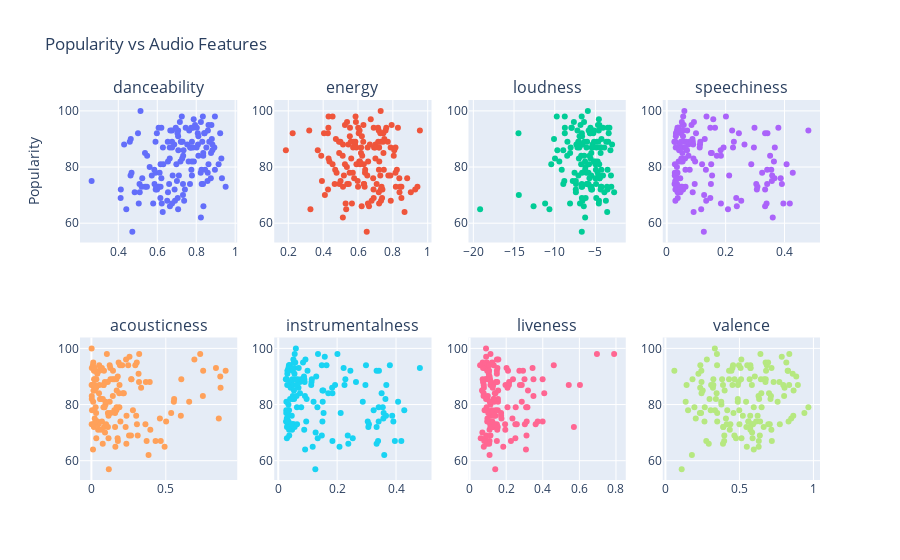

This figure's notebook cell:
### Code cell
# What makes a song popular? 
# scatterplots of popularity vs other features
temp1 = temp[['popularity', 'danceability',
       'energy', 'loudness', 'speechiness', 'acousticness',
       'instrumentalness', 'liveness', 'valence']]

fig = make_subplots(rows=2, cols=4, subplot_titles=('danceability',
       'energy', 'loudness', 'speechiness', 'acousticness',
       'instrumentalness', 'liveness', 'valence'))

fig.add_trace(
    go.Scatter(x=temp['danceability'], y=temp['popularity'], mode='markers'),
    row=1,
    col=1
)

fig.add_trace(
    go.Scatter(x=temp['energy'], y=temp['popularity'], mode='markers'),
    row=1,
    col=2
)

fig.add_trace(
    go.Scatter(x=temp['loudness'], y=temp['popularity'], mode='markers'),
    row=1,
    col=3
)

fig.add_trace(
    go.Scatter(x=temp['speechiness'], y=temp['popularity'], mode='markers'),
    row=1,
    col=4
)

fig.add_trace(
    go.Scatter(x=temp['acousticness'], y=temp['popularity'], mode='markers'),
    row=2,
    col=1
)
fig.add_trace(
    go.Scatter(x=temp['speechiness'], y=temp['popularity'], mode='markers'),
    row=2,
    col=2
)

fig.add_trace(
    go.Scatter(x=temp['liveness'], y=temp['popularity'], mode='markers'),
    row=2,
    col=3
)

fig.add_trace(
    go.Scatter(x=temp['valence'], y=temp['popularity'], mode='markers'),
    row=2,
    col=4
)

fig.update_layout(
    title="Popularity vs Audio Features",
    yaxis=dict(title='Popularity'),
    showlegend=False
)
fig.show()

### Figure 1 — Plotly figure (JSON) as saved in the notebook; plotly's stock layout.template omitted (floating-point values rounded to 4 significant figures; data arrays with more than 128 entries replaced by an {"elided": "..."} marker saying what was removed)
{"data": [{"mode": "markers", "type": "scatter", "x": {"elided": "145 float values"}, "xaxis": "x", "y": {"elided": "145 int values"}, "yaxis": "y"}, {"mode": "markers", "type": "scatter", "x": {"elided": "145 float values"}, "xaxis": "x2", "y": {"elided": "145 int values"}, "yaxis": "y2"}, {"mode": "markers", "type": "scatter", "x": {"elided": "145 float values"}, "xaxis": "x3", "y": {"elided": "145 int values"}, "yaxis": "y3"}, {"mode": "markers", "type": "scatter", "x": {"elided": "145 float values"}, "xaxis": "x4", "y": {"elided": "145 int values"}, "yaxis": "y4"}, {"mode": "markers", "type": "scatter", "x": {"elided": "145 float values"}, "xaxis": "x5", "y": {"elided": "145 int values"}, "yaxis": "y5"}, {"mode": "markers", "type": "scatter", "x": {"elided": "145 float values"}, "xaxis": "x6", "y": {"elided": "145 int values"}, "yaxis": "y6"}, {"mode": "markers", "type": "scatter", "x": {"elided": "145 float values"}, "xaxis": "x7", "y": {"elided": "145 int values"}, "yaxis": "y7"}, {"mode": "markers", "type": "scatter", "x": {"elided": "145 float values"}, "xaxis": "x8", "y": {"elided": "145 int values"}, "yaxis": "y8"}], "layout": {"annotations": [{"font": {"size": 16}, "showarrow": false, "text": "danceability", "x": 0.1062, "xanchor": "center", "xref": "paper", "y": 1, "yanchor": "bottom", "yref": "paper"}, {"font": {"size": 16}, "showarrow": false, "text": "energy", "x": 0.3688, "xanchor": "center", "xref": "paper", "y": 1, "yanchor": "bottom", "yref": "paper"}, {"font": {"size": 16}, "showarrow": false, "text": "loudness", "x": 0.6313, "xanchor": "center", "xref": "paper", "y": 1, "yanchor": "bottom", "yref": "paper"}, {"font": {"size": 16}, "showarrow": false, "text": "speechiness", "x": 0.8938, "xanchor": "center", "xref": "paper", "y": 1, "yanchor": "bottom", "yref": "paper"}, {"font": {"size": 16}, "showarrow": false, "text": "acousticness", "x": 0.1062, "xanchor": "center", "xref": "paper", "y": 0.375, "yanchor": "bottom", "yref": "paper"}, {"font": {"size": 16}, "showarrow": false, "text": "instrumentalness", "x": 0.3688, "xanchor": "center", "xref": "paper", "y": 0.375, "yanchor": "bottom", "yref": "paper"}, {"font": {"size": 16}, "showarrow": false, "text": "liveness", "x": 0.6313, "xanchor": "center", "xref": "paper", "y": 0.375, "yanchor": "bottom", "yref": "paper"}, {"font": {"size": 16}, "showarrow": false, "text": "valence", "x": 0.8938, "xanchor": "center", "xref": "paper", "y": 0.375, "yanchor": "bottom", "yref": "paper"}], "showlegend": false, "title": {"text": "Popularity vs Audio Features"}, "xaxis": {"anchor": "y", "domain": [0, 0.2125]}, "xaxis2": {"anchor": "y2", "domain": [0.2625, 0.475]}, "xaxis3": {"anchor": "y3", "domain": [0.525, 0.7375]}, "xaxis4": {"anchor": "y4", "domain": [0.7875, 1]}, "xaxis5": {"anchor": "y5", "domain": [0, 0.2125]}, "xaxis6": {"anchor": "y6", "domain": [0.2625, 0.475]}, "xaxis7": {"anchor": "y7", "domain": [0.525, 0.7375]}, "xaxis8": {"anchor": "y8", "domain": [0.7875, 1]}, "yaxis": {"anchor": "x", "domain": [0.625, 1], "title": {"text": "Popularity"}}, "yaxis2": {"anchor": "x2", "domain": [0.625, 1]}, "yaxis3": {"anchor": "x3", "domain": [0.625, 1]}, "yaxis4": {"anchor": "x4", "domain": [0.625, 1]}, "yaxis5": {"anchor": "x5", "domain": [0, 0.375]}, "yaxis6": {"anchor": "x6", "domain": [0, 0.375]}, "yaxis7": {"anchor": "x7", "domain": [0, 0.375]}, "yaxis8": {"anchor": "x8", "domain": [0, 0.375]}}}
